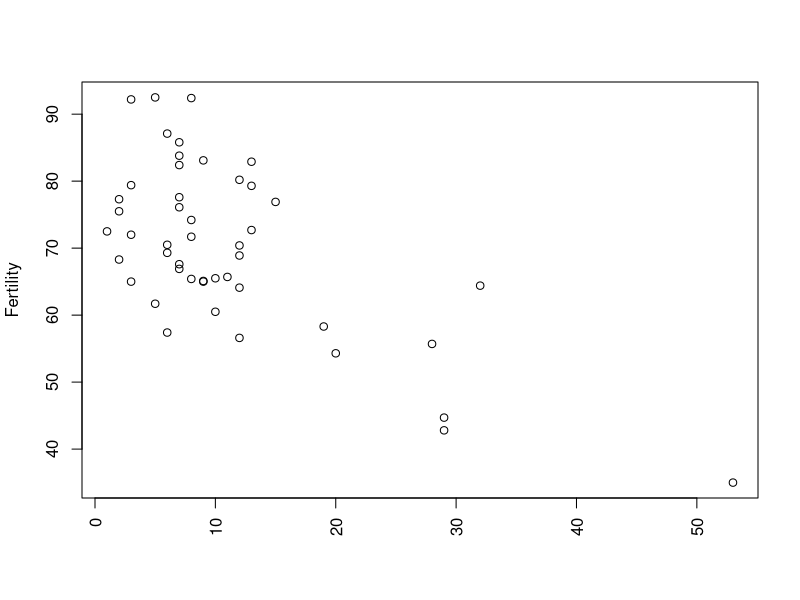
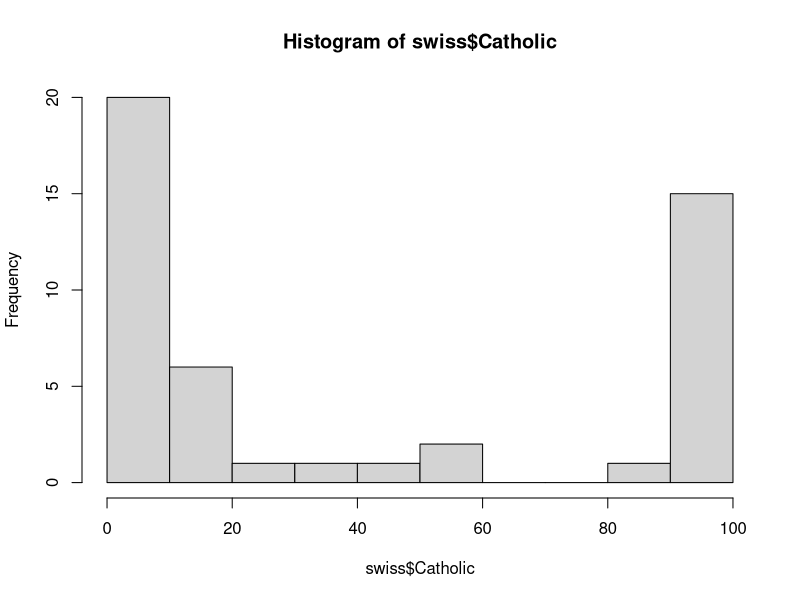

Source code (R) for these figures, in order:
# Future submissions, please submit Rmd files

a <- 2
b <- 2.0
c <- "10j" # Did you try without the quotes?
d <- "2 Cool for School"
e <- "True" # Did you try without the quotes?

# Not asked in this assignment

#list(a, b, c, d ,e) from question 3

# Not asked in this assignment

#B <- "I like pie more than cake"

#substr(B, 1, 6)
#substr(B, 8, 15)
#substr(B, 17, 25)
#paste(substring(B, 1, 6), substring(B, 12, 15), substring(B, 22, 25))

# Did not provide description, examples, did not run sufficient tests, errors out if character is provided in function. (-8)

Multiples <- function(x) {
  if (x %% 15 == 0) {
    output = "foobar"
  } else if (x %% 5 == 0) {
    output = "bar"
  } else if (x %% 3 == 0) {
    output = "foo"
  } else {
    output = "not a multiple of 3, 5, or 15"
  }
  return(output)
}

Multiples(35)
#Multiples("cat")

data(swiss)

summary(swiss)
# Did not provide standard deviation or variance (-5)

rownames(swiss)[which.max(swiss$Agriculture)]

cor(swiss)

plot(Fertility ~ Education, swiss, xlab="", las=3)# Why did you remove x-axis label? (-5)

hist(swiss$Catholic)
